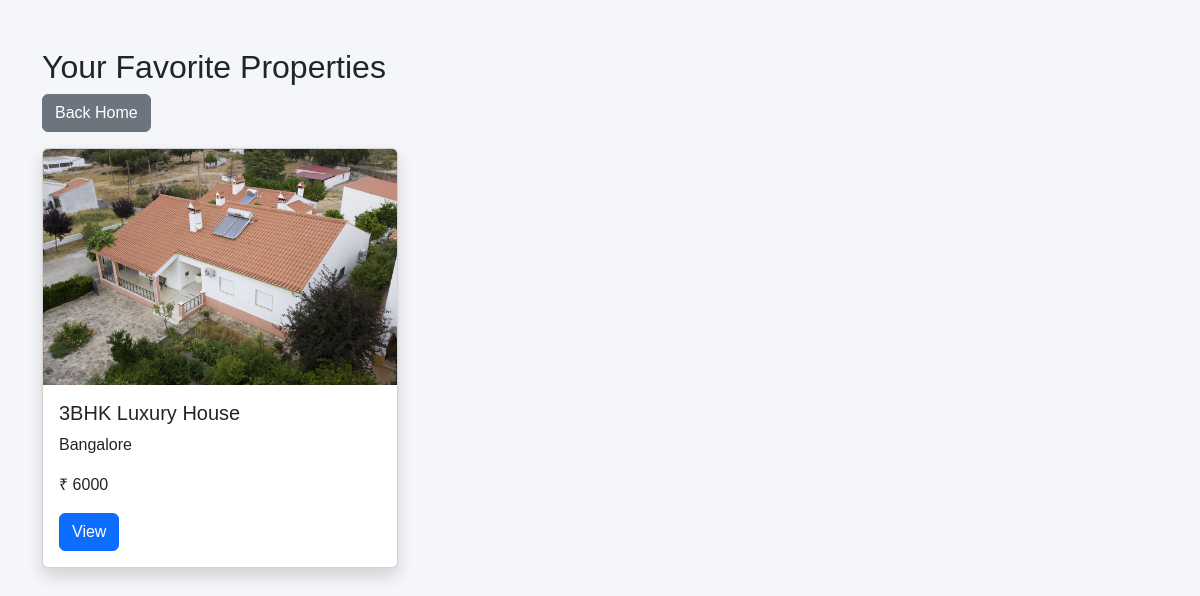
/favorites (signed in), run on the app's committed database.
### model.py (models this page shows)
class Property(db.Model):
    id = db.Column(db.Integer, primary_key=True)
    title = db.Column(db.String(200))
    location = db.Column(db.String(200))
    price = db.Column(db.String(100))
    description = db.Column(db.Text)
    contact_number = db.Column(db.String(20))
    property_type = db.Column(db.String(20))
    image = db.Column(db.String(200))
    image2 = db.Column(db.String(200))
    image3 = db.Column(db.String(200))
    status = db.Column(db.String(50), default="available")

### app.py (the view)
@app.route("/favorites")
def favorites():
    if "user" not in session:
        return redirect("/login")
    favs = Favorite.query.filter_by(user_id=session["user"]).all()
    properties = [Property.query.get(f.property_id) for f in favs]
    return render_template("favorites.html", properties=properties)

### templates/favorites.html (shortened to what this page needs)
<!DOCTYPE html>
<html>
<head>
    <link href="https://cdn.jsdelivr.net/npm/bootstrap@5.3.3/dist/css/bootstrap.min.css" rel="stylesheet">
    <link href="{{ url_for('static', filename='css/style.css') }}" rel="stylesheet">
</head>
<body>
    <div class="container mt-5">
        <h2>Your Favorite Properties</h2>
        <a href="/" class="btn btn-secondary mb-3">Back Home</a>
        <div class="row">
            {% for p in properties %}
            <div class="col-md-4">
                <div class="card shadow mb-4">
                    <img src="{{ url_for('static',filename='uploads/'+p.image) }}" class="card-img-top">
                    <div class="card-body">
                        <h5>{{p.title}}</h5>
                        <p>{{p.location}}</p>
                        <p>₹ {{p.price}}</p>
                        <a href="/property/{{p.id}}" class="btn btn-primary">View</a>
                    </div>
                </div>
            </div>
            {% endfor %}
        </div>
    </div>
</body>
</html>

### static/css/style.css (style rules this page uses)
body { background: #f4f6f9; font-family: Arial, sans-serif; }

### data on the page
Property: image (picture), title "3BHK Luxury House", location "Bangalore", price "6000"
